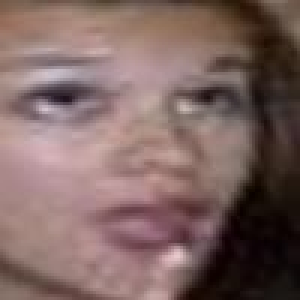
#> input picture data/DATASET/train/1/train_00175_aligned.jpg, 100 x 100 px, found by its file name (shown 3 times larger); its folder holds only this picture in this run
$ python 02_eda_and_preprocessing.py
#> lines starting #> are read from the running program, lines starting #| are printed output that depends on the picture
import os
import sys
import cv2
import numpy as np
import pandas as pd
import matplotlib
matplotlib.use('Agg')  # Non-interactive backend cho lưu file
import matplotlib.pyplot as plt
import seaborn as sns
from collections import Counter, defaultdict
from tqdm import tqdm
import warnings
warnings.filterwarnings('ignore')

# CẤU HÌNH
DATA_DIR = "data/cnn_dataset"
TRAIN_DIR = os.path.join(DATA_DIR, "train")
TEST_DIR = os.path.join(DATA_DIR, "test")
TRAIN_CSV = os.path.join(DATA_DIR, "train_labels.csv")
TEST_CSV = os.path.join(DATA_DIR, "test_labels.csv")
OUTPUT_DIR = "outputs/eda"

# Mapping label → tên cảm xúc
EMOTION_MAP = {
    1: "Surprise",
    2: "Fear",
    3: "Disgust",
    4: "Happiness",
    5: "Sadness",
    6: "Anger",
    7: "Neutral"
}

EMOTION_MAP_VI = {
    1: "Ngạc nhiên",
    2: "Sợ hãi",
    3: "Ghê tởm",
    4: "Vui vẻ",
    5: "Buồn bã",
    6: "Tức giận",
    7: "Trung lập"
}

# Màu sắc cho mỗi cảm xúc (palette đẹp hơn)
EMOTION_COLORS = {
    1: "#FF6B6B",  # Surprise - đỏ san hô
    2: "#845EC2",  # Fear - tím
    3: "#4B8B3B",  # Disgust - xanh rêu
    4: "#FFD93D",  # Happiness - vàng
    5: "#4A90D9",  # Sadness - xanh dương
    6: "#FF4444",  # Anger - đỏ
    7: "#95A5A6",  # Neutral - xám
}

os.makedirs(OUTPUT_DIR, exist_ok=True)

# 1. PHÂN TÍCH CẤU TRÚC THƯ MỤC
def analyze_directory_structure():
    """Phân tích cấu trúc thư mục dữ liệu"""
    print("1. PHÂN TÍCH CẤU TRÚC THƯ MỤC")

    results = {}

    for split_name, split_dir in [("Train", TRAIN_DIR), ("Test", TEST_DIR)]:
        print(f"\n{split_name} Directory: {split_dir}")
        class_counts = {}

        if not os.path.exists(split_dir):
            print(f"Thư mục không tồn tại!")
            continue

        subdirs = sorted(os.listdir(split_dir))
        print(f"Số lượng thư mục con: {len(subdirs)}")

        total = 0
        for subdir in subdirs:
            subdir_path = os.path.join(split_dir, subdir)
            if os.path.isdir(subdir_path):
                count = len([f for f in os.listdir(subdir_path)
                           if os.path.isfile(os.path.join(subdir_path, f))])
                emotion_name = EMOTION_MAP.get(int(subdir), "Unknown")
                print(f"{subdir}/ ({emotion_name}): {count:,} files")
                class_counts[int(subdir)] = count
                total += count

        print(f"Tổng: {total:,} files")
        results[split_name.lower()] = class_counts

    return results

# 1.5 TẠO CSV NẾU CHƯA CÓ
def ensure_csv_files_exist():
    """Tự động tạo file CSV từ cấu trúc thư mục nếu chưa tồn tại"""
    for split, csv_path in [("train", TRAIN_CSV), ("test", TEST_CSV)]:
        if os.path.exists(csv_path):
            continue

        split_dir = os.path.join(DATA_DIR, split)
        if not os.path.exists(split_dir):
            continue

        print(f"Đang tự động tạo {csv_path} từ thư mục...")
        data = []
        for class_id in os.listdir(split_dir):
            class_path = os.path.join(split_dir, class_id)
            if not os.path.isdir(class_path): continue

            for img_name in os.listdir(class_path):
                if img_name.endswith(('.jpg', '.jpeg', '.png')):
                    data.append({"filename": img_name, "label": int(class_id)})

        df = pd.DataFrame(data)
        df.to_csv(csv_path, index=False)
        print(f"Đã tạo {csv_path} với {len(df)} dòng.")

# 2. PHÂN TÍCH CSV LABELS
def analyze_csv_labels():
    """Phân tích file CSV labels"""
    print("2. PHÂN TÍCH CSV LABELS")

    results = {}

    for csv_name, csv_path in [("Train", TRAIN_CSV), ("Test", TEST_CSV)]:
        print(f"\n{csv_name} CSV: {csv_path}")

        if not os.path.exists(csv_path):
            print(f"File không tồn tại!")
            continue

        df = pd.read_csv(csv_path)
        print(f"   Shape: {df.shape}")
        print(f"   Columns: {df.columns.tolist()}")
        print(f"   Dtypes:\n{df.dtypes.to_string()}")
        print(f"\n   Sample (5 dòng đầu):")
        print(f"{df.head().to_string()}")

        # Phân bố nhãn
        label_col = df.columns[-1]  # Cột nhãn
        label_counts = df[label_col].value_counts().sort_index()
        print(f"\n   Phân bố nhãn:")
        for label, count in label_counts.items():
            pct = count / len(df) * 100
            emotion = EMOTION_MAP.get(label, "Unknown")
            bar = " " * int(pct)
            print(f"   {label} ({emotion:10s}): {count:5d} ({pct:5.1f}%) {bar}")

        # Kiểm tra missing values
        missing = df.isnull().sum()
        print(f"\n   Missing values: {missing.sum()}")

        # Kiểm tra duplicates
        dups = df.duplicated().sum()
        print(f"   Duplicate rows: {dups}")

        results[csv_name.lower()] = df
#> this loop made 2 passes; (reads data/train_labels.csv from the repository)

    return results


# 3. KIỂM TRA TÍNH NHẤT QUÁN CSV vs THƯ MỤC
def check_consistency(csv_data, dir_data):
    """Kiểm tra sự nhất quán giữa CSV labels và thư mục ảnh"""
    print("3. KIỂM TRA TÍNH NHẤT QUÁN CSV vs THƯ MỤC")

    for split in ["train", "test"]:
        if split not in csv_data or split not in dir_data:
            continue

        df = csv_data[split]
        dir_counts = dir_data[split]

        print(f"\n{split.upper()} set:")

        # So sánh số lượng
        csv_total = len(df)
        dir_total = sum(dir_counts.values())
        print(f"   CSV entries: {csv_total}")
        print(f"   Directory files: {dir_total}")

        if csv_total != dir_total:
            print(f"KHÁC BIỆT: CSV ({csv_total}) ≠ Directory ({dir_total})")
        else:
            print(f"SỐ LƯỢNG KHỚP")

        # So sánh theo từng class
        label_col = df.columns[-1]
        csv_counts = df[label_col].value_counts().sort_index()

        print(f"\n   So sánh chi tiết theo class:")
        print(f"   {'Label':<8} {'CSV':>8} {'Dir':>8} {'Match':>8}")
        print(f"   {'-'*36}")
        for label in sorted(set(list(csv_counts.index) + list(dir_counts.keys()))):
            csv_c = csv_counts.get(label, 0)
            dir_c = dir_counts.get(label, 0)
            match = "y" if csv_c == dir_c else "n"
            print(f"   {label:<8} {csv_c:>8} {dir_c:>8} {match:>8}")


# 4. KIỂM TRA ẢNH LỖI / CORRUPT
def check_corrupted_images():
    """Quét toàn bộ ảnh, phát hiện file lỗi"""
    print("4. KIỂM TRA ẢNH LỖI / CORRUPT")

    corrupted = []
    shapes_set = set()
    total_checked = 0

    for split_name, split_dir in [("train", TRAIN_DIR), ("test", TEST_DIR)]:
        print(f"\nChecking {split_name}...")

        if not os.path.exists(split_dir):
            continue

        for class_dir in sorted(os.listdir(split_dir)):
            class_path = os.path.join(split_dir, class_dir)
            if not os.path.isdir(class_path):
                continue

            files = os.listdir(class_path)
            for fname in files:
                fpath = os.path.join(class_path, fname)
                total_checked += 1

                try:
                    img = cv2.imread(fpath)
#> img is the input picture: shape (100, 100, 3); mean B, G, R 97.8, 101.1, 126.1
                    if img is None:
                        corrupted.append(fpath)
                    else:
                        shapes_set.add(img.shape)
                except Exception as e:
                    corrupted.append(fpath)

    print(f"\nKết quả:")
    print(f"   Tổng ảnh kiểm tra: {total_checked:,}")
    print(f"   Ảnh lỗi: {len(corrupted)}")
    print(f"   Unique shapes: {shapes_set}")

    if corrupted:
        print(f"\nDanh sách ảnh lỗi:")
        for path in corrupted[:20]:
            print(f"      - {path}")
        if len(corrupted) > 20:
            print(f"      ... và {len(corrupted) - 20} ảnh khác")
    else:
        print(f"Không có ảnh lỗi!")

    return corrupted, shapes_set

# 5. THỐNG KÊ PIXEL
def compute_pixel_statistics():
    """Tính mean, std của pixel trên toàn bộ dataset"""
    print("5. THỐNG KÊ PIXEL (MEAN, STD)")

    pixel_sum = np.zeros(3, dtype=np.float64)
    pixel_sq_sum = np.zeros(3, dtype=np.float64)
    total_pixels = 0

    min_vals = np.array([255.0, 255.0, 255.0])
    max_vals = np.array([0.0, 0.0, 0.0])

    # Histogram data (lấy sample 2000 ảnh để tính nhanh)
    all_intensities = []
    sample_count = 0

    for split_dir in [TRAIN_DIR, TEST_DIR]:
        if not os.path.exists(split_dir):
            continue
        for class_dir in sorted(os.listdir(split_dir)):
            class_path = os.path.join(split_dir, class_dir)
            if not os.path.isdir(class_path):
                continue
            for fname in os.listdir(class_path):
                fpath = os.path.join(class_path, fname)
                img = cv2.imread(fpath)
                if img is None:
                    continue

                img_rgb = cv2.cvtColor(img, cv2.COLOR_BGR2RGB)
                img_float = img_rgb.astype(np.float64)

                n_pixels = img_float.shape[0] * img_float.shape[1]
                pixel_sum += img_float.reshape(-1, 3).sum(axis=0)
#> pixel_sum = [1261262, 1010775, 977729]
                pixel_sq_sum += (img_float.reshape(-1, 3) ** 2).sum(axis=0)
#> pixel_sq_sum = [188609412, 124972647, 119782787]
                total_pixels += n_pixels

                min_vals = np.minimum(min_vals, img_float.reshape(-1, 3).min(axis=0))
#> min_vals = [7, 0, 0]
                max_vals = np.maximum(max_vals, img_float.reshape(-1, 3).max(axis=0))
#> max_vals = [232, 201, 206]

                # Sample cho histogram
                if sample_count < 2000:
                    gray = cv2.cvtColor(img, cv2.COLOR_BGR2GRAY)
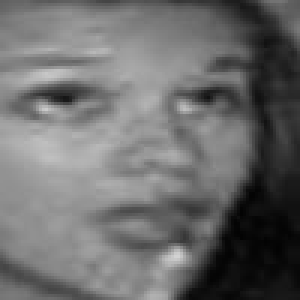
#> gray: shape (100, 100) (shown 3 times larger); min 3, max 210, mean 108.2
                    all_intensities.extend(gray.flatten().tolist()[::10])  # subsample
                    sample_count += 1

    mean = pixel_sum / total_pixels
    std = np.sqrt(pixel_sq_sum / total_pixels - mean ** 2)

    print(f"\nPixel Statistics (RGB, range 0-255):")
    print(f"   Mean: R={mean[0]:.2f}, G={mean[1]:.2f}, B={mean[2]:.2f}")
    print(f"   Std:  R={std[0]:.2f}, G={std[1]:.2f}, B={std[2]:.2f}")
    print(f"   Min:  R={min_vals[0]:.0f}, G={min_vals[1]:.0f}, B={min_vals[2]:.0f}")
#|    Min:  R=1, G=0, B=0
    print(f"   Max:  R={max_vals[0]:.0f}, G={max_vals[1]:.0f}, B={max_vals[2]:.0f}")
#|    Max:  R=255, G=230, B=248

    print(f"\nNormalized (0-1):")
    print(f"   Mean: R={mean[0]/255:.4f}, G={mean[1]/255:.4f}, B={mean[2]/255:.4f}")
    print(f"   Std:  R={std[0]/255:.4f}, G={std[1]/255:.4f}, B={std[2]/255:.4f}")

    return mean, std, all_intensities

# 6. TRỰC QUAN HÓA — BIỂU ĐỒ PHÂN BỐ NHÃN
def plot_label_distribution(csv_data):
    """Vẽ bar chart phân bố nhãn cho train và test"""
    print("6. TRỰC QUAN HÓA — BIỂU ĐỒ PHÂN BỐ NHÃN")

    fig, axes = plt.subplots(1, 2, figsize=(18, 7))
    fig.suptitle("RAF-DB: Phân bố Nhãn Cảm xúc", fontsize=18, fontweight='bold', y=1.02)

    for idx, (split, ax) in enumerate(zip(["train", "test"], axes)):
        if split not in csv_data:
            continue

        df = csv_data[split]
        label_col = df.columns[-1]
        counts = df[label_col].value_counts().sort_index()

        labels = [f"{EMOTION_MAP[i]}\n({EMOTION_MAP_VI[i]})" for i in counts.index]
        colors = [EMOTION_COLORS[i] for i in counts.index]

        bars = ax.bar(labels, counts.values, color=colors, edgecolor='white', linewidth=1.5, alpha=0.9)

        # Thêm số liệu lên đầu bar
        for bar, val in zip(bars, counts.values):
            pct = val / len(df) * 100
            ax.text(bar.get_x() + bar.get_width() / 2, bar.get_height() + 30,
                    f'{val:,}\n({pct:.1f}%)',
                    ha='center', va='bottom', fontsize=9, fontweight='bold')

        ax.set_title(f'{split.upper()} Set ({len(df):,} ảnh)', fontsize=14, fontweight='bold')
        ax.set_ylabel('Số lượng ảnh', fontsize=12)
        ax.set_xlabel('Cảm xúc', fontsize=12)
        ax.spines['top'].set_visible(False)
        ax.spines['right'].set_visible(False)
        ax.set_ylim(0, max(counts.values) * 1.25)
        ax.grid(axis='y', alpha=0.3, linestyle='--')

    plt.tight_layout()
    save_path = os.path.join(OUTPUT_DIR, "label_distribution.png")
    plt.savefig(save_path, dpi=150, bbox_inches='tight', facecolor='white')
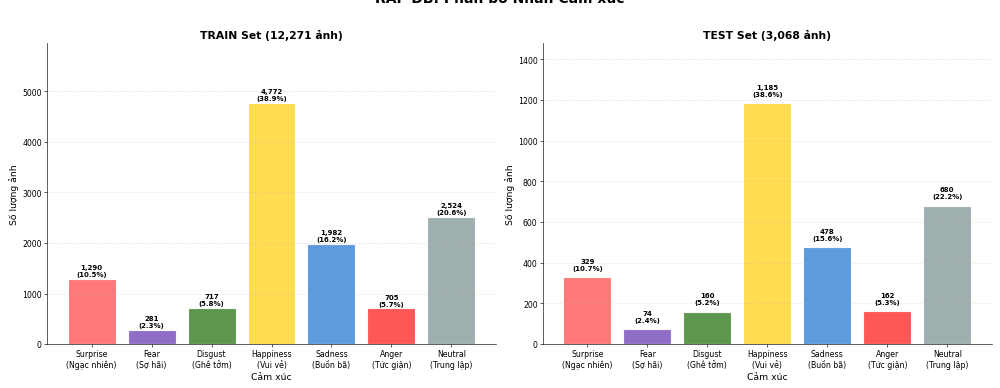
#> figure drawn by matplotlib, 2 panels; panel 1: tallest bar 4772 high, from x = 2.6 to 3.4; panel 2: tallest bar 1185 high, from x = 2.6 to 3.4
    plt.close()
    print(f"Saved: {save_path}")

# 7. TRỰC QUAN HÓA — HISTOGRAM CƯỜNG ĐỘ PIXEL
def plot_pixel_histogram(all_intensities):
    """Vẽ histogram cường độ pixel"""
    print("7. TRỰC QUAN HÓA — HISTOGRAM CƯỜNG ĐỘ PIXEL")

    fig, ax = plt.subplots(figsize=(12, 6))

    ax.hist(all_intensities, bins=64, color='#4A90D9', edgecolor='white',
            alpha=0.8, density=True)
    ax.set_title('Phân bố Cường độ Pixel (Grayscale)', fontsize=16, fontweight='bold')
    ax.set_xlabel('Cường độ pixel (0-255)', fontsize=13)
    ax.set_ylabel('Mật độ (Density)', fontsize=13)
    ax.spines['top'].set_visible(False)
    ax.spines['right'].set_visible(False)
    ax.grid(axis='y', alpha=0.3, linestyle='--')

    # Thêm mean line
    mean_val = np.mean(all_intensities)
    ax.axvline(mean_val, color='#FF4444', linestyle='--', linewidth=2, label=f'Mean = {mean_val:.1f}')
    ax.legend(fontsize=12)

    plt.tight_layout()
    save_path = os.path.join(OUTPUT_DIR, "pixel_histogram.png")
    plt.savefig(save_path, dpi=150, bbox_inches='tight', facecolor='white')
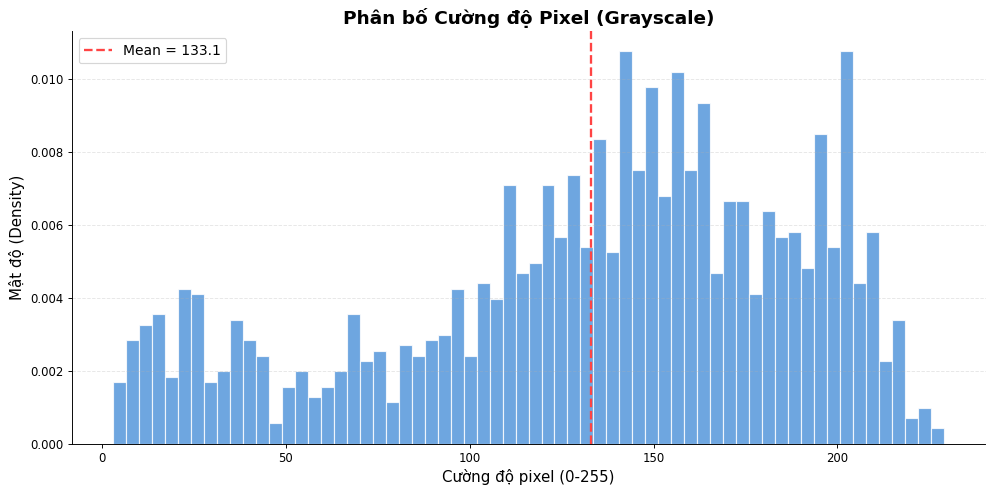
#> figure drawn by matplotlib, 1 panel
    plt.close()
    print(f"Saved: {save_path}")

# 8. TRỰC QUAN HÓA — RGB CHANNEL HISTOGRAM
def plot_rgb_histogram():
    """Vẽ histogram cho từng kênh R, G, B"""
    print("8. TRỰC QUAN HÓA — RGB CHANNEL HISTOGRAM")

    r_vals, g_vals, b_vals = [], [], []
    count = 0

    for class_dir in sorted(os.listdir(TRAIN_DIR)):
        class_path = os.path.join(TRAIN_DIR, class_dir)
        if not os.path.isdir(class_path):
            continue
        for fname in os.listdir(class_path)[:50]:  # Sample 50 ảnh/class
            img = cv2.imread(os.path.join(class_path, fname))
            if img is None:
                continue
            img_rgb = cv2.cvtColor(img, cv2.COLOR_BGR2RGB)
            r_vals.extend(img_rgb[:, :, 0].flatten().tolist()[::5])
            g_vals.extend(img_rgb[:, :, 1].flatten().tolist()[::5])
            b_vals.extend(img_rgb[:, :, 2].flatten().tolist()[::5])
            count += 1

    fig, ax = plt.subplots(figsize=(12, 6))
    ax.hist(r_vals, bins=64, color='red', alpha=0.4, density=True, label='Red')
    ax.hist(g_vals, bins=64, color='green', alpha=0.4, density=True, label='Green')
    ax.hist(b_vals, bins=64, color='blue', alpha=0.4, density=True, label='Blue')

    ax.set_title('Phân bố RGB Channels', fontsize=16, fontweight='bold')
    ax.set_xlabel('Giá trị pixel (0-255)', fontsize=13)
    ax.set_ylabel('Mật độ (Density)', fontsize=13)
    ax.legend(fontsize=12)
    ax.spines['top'].set_visible(False)
    ax.spines['right'].set_visible(False)
    ax.grid(axis='y', alpha=0.3, linestyle='--')

    plt.tight_layout()
    save_path = os.path.join(OUTPUT_DIR, "rgb_histogram.png")
    plt.savefig(save_path, dpi=150, bbox_inches='tight', facecolor='white')
#> (the rest of the program and of its run is left out)
